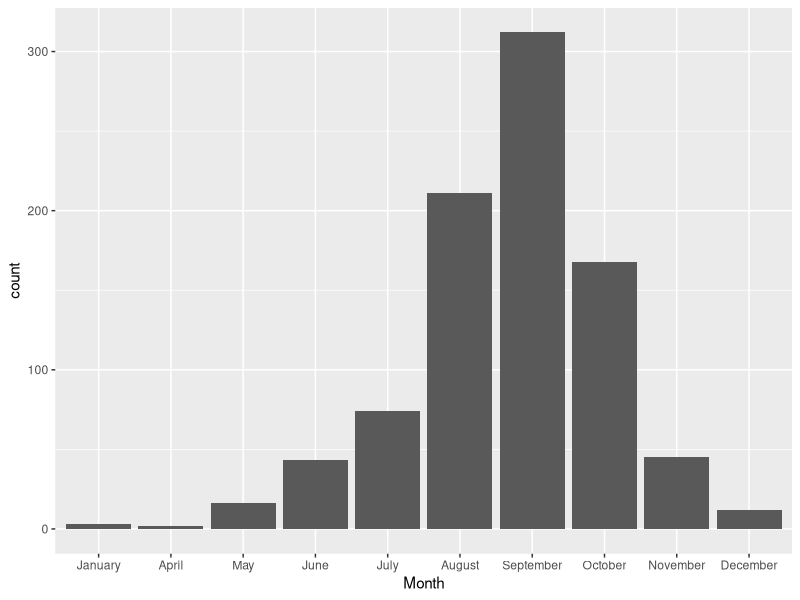
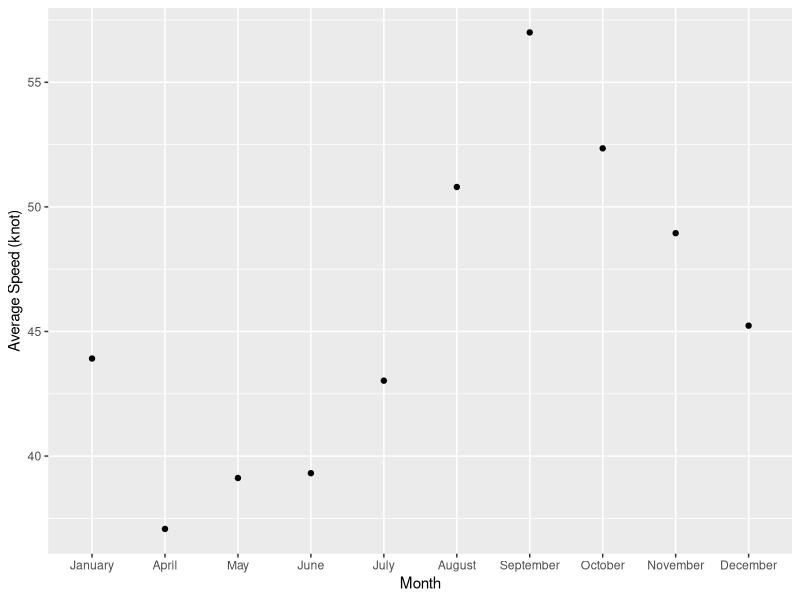
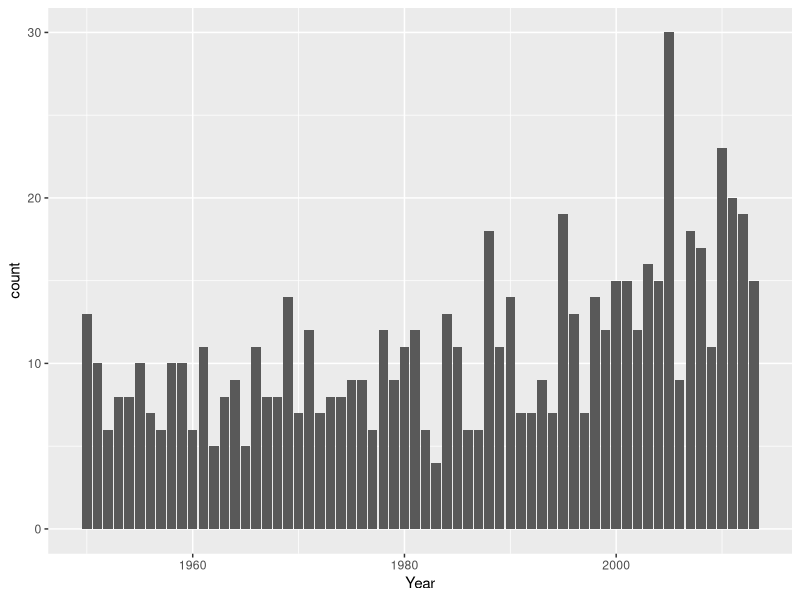
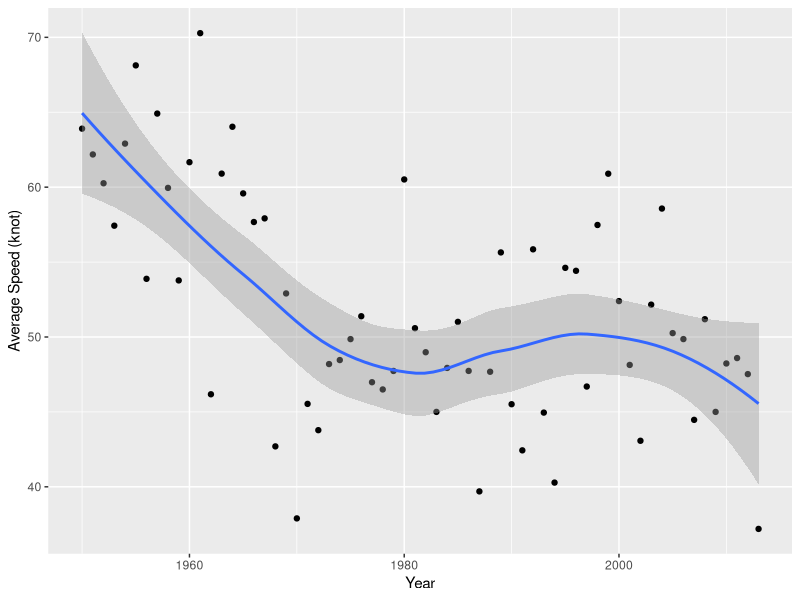
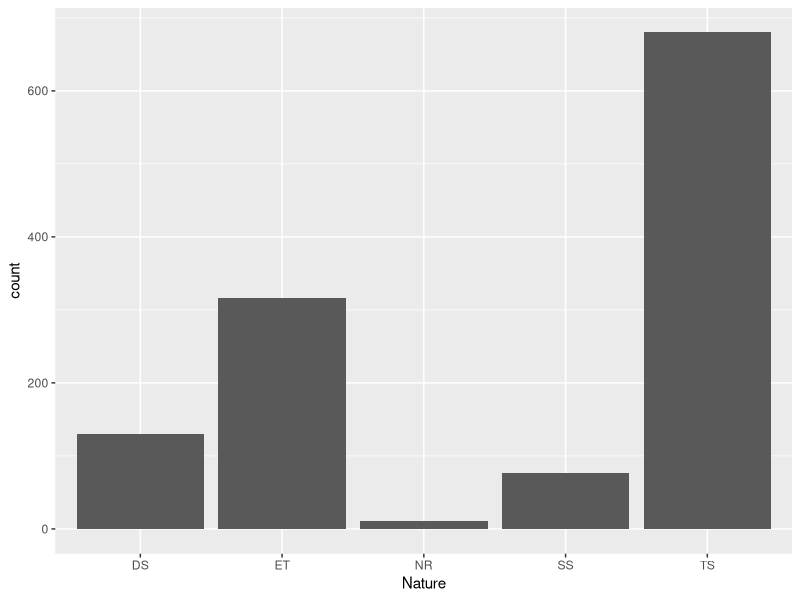
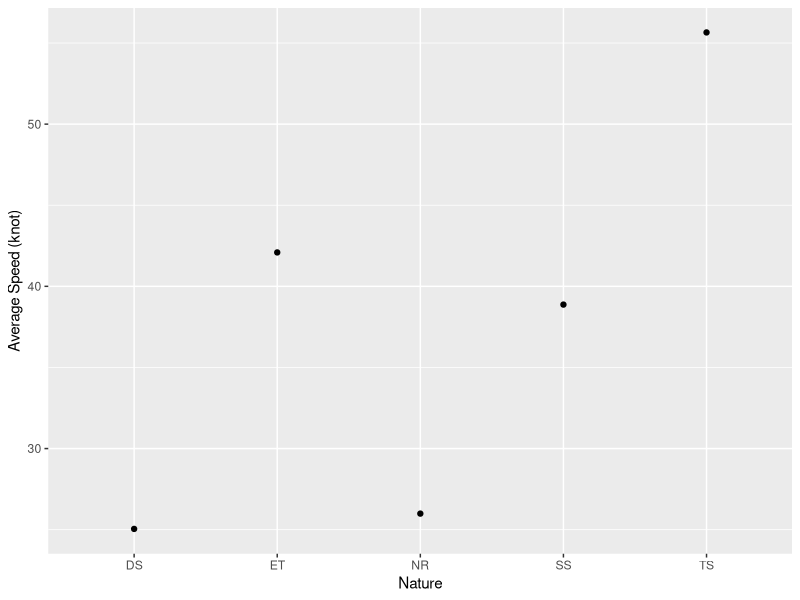

Write the R code that produced these figures, in order. (Note: this script raises an error after producing the figures.)
## ---- chunk 1
library(ggplot2)
dt= read.csv("./hurrican703.csv")
library(data.table)
dt <- as.data.table(dt)
summary(dt)

library(tidyverse)
dt_long <- dt %>%
    dplyr::group_by(ID) %>% 
    mutate(Wind_prev = lag(Wind.kt, 1),
           Lat_change = Latitude - lag(Latitude, 1),
           Long_change = Longitude - lag(Longitude, 1),
           Wind_prev_prev = lag(Wind.kt, 2)) %>% 
    mutate(Wind_change = Wind_prev - Wind_prev_prev)
## ---- chunk 2
storms_month_name = distinct(group_by(select(dt_long, Month, ID), Month))

storms_month_name %>% 
  dplyr::group_by(Month) %>% 
  mutate(Month =  factor(Month, levels = month.name)) %>%  
  ggplot(aes(x = Month)) +
  geom_bar()
## ---- chunk 3
dt_long %>% 
  dplyr::group_by(Month) %>% 
  mutate(avg_speed = mean(Wind.kt)) %>% 
  distinct(Month, avg_speed) %>% 
  mutate(Month =  factor(Month, levels = month.name))%>% 
  ggplot(aes(x = Month, y = avg_speed)) +
  geom_point() +
  scale_y_continuous("Average Speed (knot)")
## ---- chunk 4
storms_season_name = distinct(group_by(select(dt_long, Season, ID), Season))
ggplot(data = storms_season_name) + 
  geom_bar(aes(x = Season)) +
  scale_x_continuous("Year")
## ---- chunk 5
dt_long %>% 
  dplyr::group_by(Season) %>% 
  mutate(avg_speed = mean(Wind.kt)) %>% 
  distinct(Season, avg_speed) %>% 
  ggplot(aes(x = Season, y = avg_speed)) +
  geom_point() +
  geom_smooth(method = "loess") +
  scale_y_continuous("Average Speed (knot)") +
  scale_x_continuous("Year") 
## ---- chunk 6
storms_nature_name = distinct(group_by(select(dt_long, Nature, ID), Nature))
ggplot(data = storms_nature_name) + 
  geom_bar(aes(x = Nature))
## ---- chunk 7
dt_long %>% 
  dplyr::group_by(Nature) %>% 
  mutate(avg_speed = mean(Wind.kt)) %>% 
  distinct(Nature, avg_speed) %>% 
  ggplot(aes(x = Nature, y = avg_speed)) +
  geom_point() +
  scale_y_continuous("Average Speed (knot)")
## ---- chunk 8
knitr::include_graphics("./p5_sum.jpg")
## ---- chunk 9
knitr::include_graphics("./p5_sum_new.jpg")
